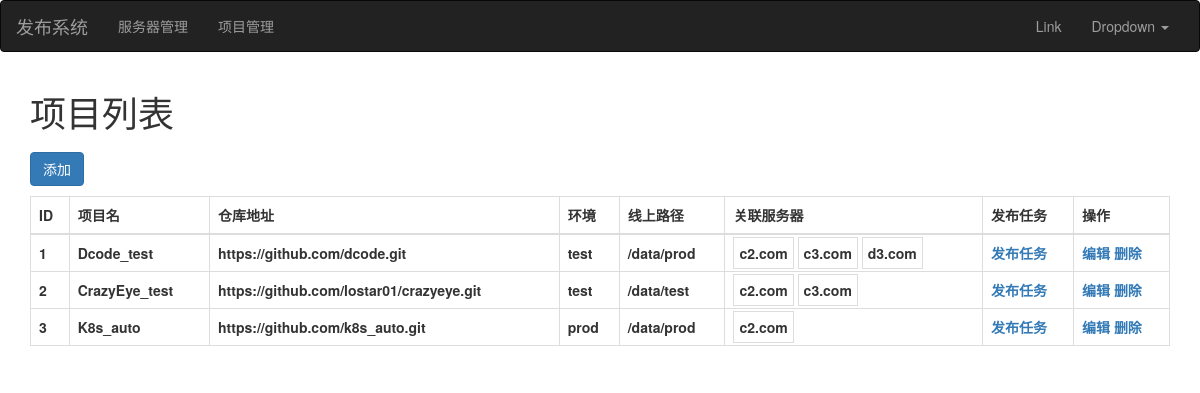
The page /project/list/ on the database its author committed.
### web/models.py (models this page shows, shortened)
class Project(models.Model):
    title = models.CharField(verbose_name="项目名", max_length=32)
    repo = models.CharField(verbose_name="仓库地址", max_length=128)
    env_choice = (
        ('prod','正式'),
        ('test','测试')
    )
    env = models.CharField(verbose_name="环境", max_length=16,choices=env_choice,default="test")
    path = models.CharField(verbose_name="线上路径",max_length=64,default="")
    server = models.ManyToManyField(verbose_name="关联服务器",to='Server')

class Server(models.Model):
    hostname = models.CharField(verbose_name='主机名',max_length=32)
    notices = models.CharField(verbose_name='备注',max_length=32,blank=True,default="")
    def __str__(self):
        return self.hostname

### web/views/project.py (the view)
# urls.py: path('project/list/',project.project_list,name='project_list'),
def project_list(request):
    project_obj = Project.objects.all()
    return render(request,'project_list.html',locals())

### templates/project_list.html (shortened to what this page needs)
{% extends 'layout.html' %}
{% block content %}
    <div class="container">
        <h1>项目列表</h1>
        <div>
            <a style="margin: 10px 0;" href="{% url 'project_add' %}" class="btn btn-primary">添加</a>
        </div>
        <table class="table table-bordered">
            <thead>
                <th>ID</th>
                <th>项目名</th>
                <th>仓库地址</th>
                <th>环境</th>
                <th>线上路径</th>
                <th>关联服务器</th>
                <th>发布任务</th>
                <th>操作</th>
            </thead>
            <tbody>
            {% for obj in project_obj %}
                <tr>
                    <th>{{ obj.id }}</th>
                    <th>{{ obj.title }}</th>
                    <th>{{ obj.repo }}</th>
                    <th>{{ obj.env }}</th>
                    <th>{{ obj.path }}</th>
                    <th>
                        {% for item in obj.server.all %}
                            <span style="border: 1px solid #ddd; padding: 5px;">{{ item }}</span>
                        {% endfor %}
                    </th>
                    <th><a href="{% url 'task_list' project_id=obj.id %}">发布任务</a></th>
                    <th><span><a href="{% url 'project_edit' pk=obj.id %}">编辑</a></span> <span><a onclick="removeRow(this,{{obj.id}});">删除</a></span></th>
                </tr>
            {% endfor %}
            </tbody>
        </table>
    </div>
{% endblock %}

### rows shown on the page
Project: id "1", title "Dcode_test", repo "https://github.com/dcode.git", env "test", path "/data/prod"
Server: hostname "c2.com"
Server: hostname "c3.com"
Server: hostname "d3.com"
Project: id "2", title "CrazyEye_test", repo "https://github.com/lostar01/crazyeye.git", env "test", path "/data/test"
Project: id "3", title "K8s_auto", repo "https://github.com/k8s_auto.git", env "prod", path "/data/prod"
